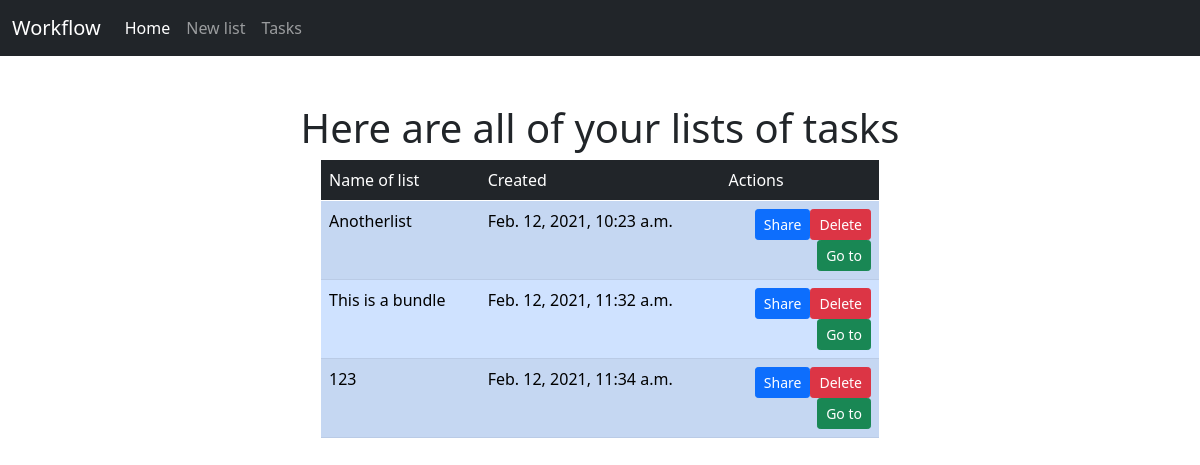
The app's page /, older data.
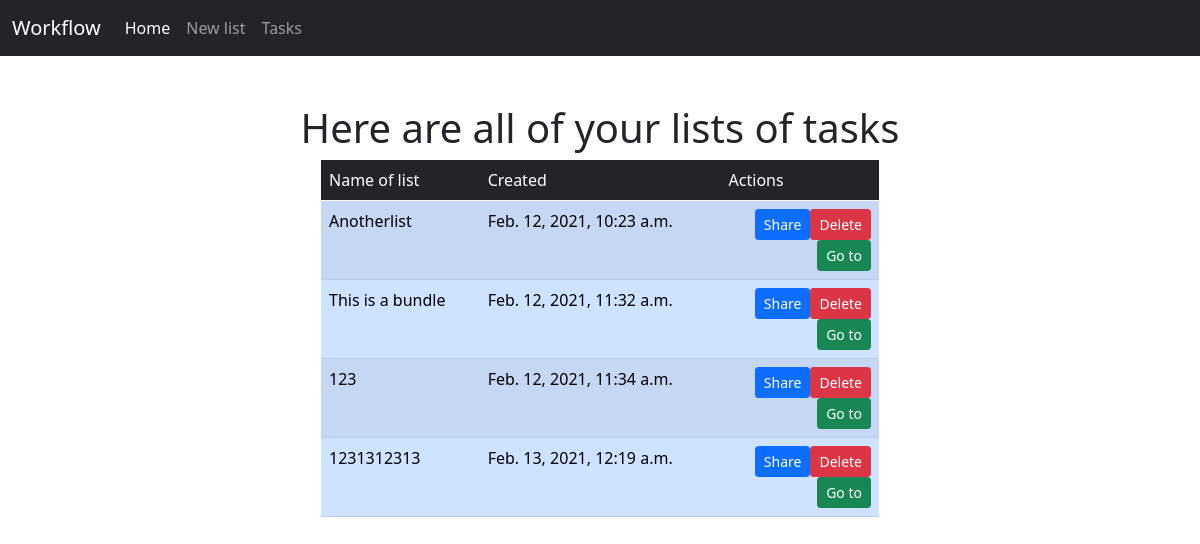
The same page, newer data.
### main_page/models.py (models this page shows, shortened)
class Bundle(models.Model):
    name = models.CharField(max_length=256, unique=True)
    created_date = models.DateTimeField('date of creation')

### main_page/views.py (the view)
# urls.py: path('', views.index, name='index'),
def index(request):
    context = {'all_bundles_list': Bundle.objects.all(), 'data_json': len(Bundle.objects.all())}
    data_from_site = request.POST
    if data_from_site:
        try:
            create_new_bundle_and_tasks(data_from_site.get('new_bundle_name'), data_from_site.getlist('list_of_tasks'))
        except IntegrityError:
            print("it didnt work")
            context['IntegrityError'] = 'Couldn\'t create bundle. Bundle with that name already exists '
    return render(request, 'main_page/index.html', context)

### templates/main_page/index.html (shortened to what this page needs)
{% load static %}
<!DOCTYPE html>
<html lang="en">
<head>
    <link href="https://cdn.jsdelivr.net/npm/bootstrap@5.0.0-beta1/dist/css/bootstrap.min.css" rel="stylesheet">
    <link href="{% static 'main_page/js/jquery-ui-1.12.1/jquery-ui.min.css' %}" rel="stylesheet">
    <link href="{% static 'main_page/js/jquery-ui-1.12.1/jquery-ui.structure.min.css' %}" rel="stylesheet">
    <link href="{% static 'main_page/js/jquery-ui-1.12.1/jquery-ui.theme.min.css' %}" rel="stylesheet">
    <link href="{% static 'main_page/css/modal_stylesheet.css'%}" rel="stylesheet">
</head>
<body>
    <nav class="navbar navbar-expand-lg navbar-dark bg-dark">
        <div class="container-fluid">
            <a class="navbar-brand">Workflow</a>
            <ul class="navbar-nav me-auto">
                <li class="nav-item">
                    <a class="nav-link active" aria-current="page" href="/">Home</a>
                </li>
                <li class="nav-item">
                    <a class="nav-link" aria-current="page" href="/anothersite">New list</a>
                </li>
                <li class="nav-item">
                    <a class="nav-link" aria-current="page" href="/listtasks">Tasks</a>
                </li>
            </ul>
        </div>
    </nav>
    <div class="container mt-5">
        <h1 class="display-6 text-center">Here are all of your lists of tasks</h1>
        <table class="table table-primary table-striped table-hover w-50 mx-auto">
            <thead>
                <tr class="table-dark">
                    <td class="table-dark">Name of list</td>
                    <td class="table-dark">Created</td>
                    <td class="table-dark">Actions</td>
                </tr>
            </thead>
            <tbody>
            {% if all_bundles_list %}
                {% for bundle in all_bundles_list %}
                    <tr>
                        <td>{{ bundle.name }}</td>
                        <td>{{ bundle.created_date }}</td>
                        <td>
                            <button class="btn btn-sm btn-danger float-end" type="button" id="delete_assurance{{ forloop.counter0 }}">Delete</button>
                            <button class="btn btn-sm btn-primary float-end" type="button">Share</button>
                            <form action="{% url 'main_page:show_tasks' %}" method="post">
                                <button name="bundle_choice" value="{{ bundle.name }}" class="btn btn-sm btn-success float-end" type="submit">Go to</button>
                            </form>
                        </td>
                    </tr>
                {% endfor %}
            {% else %}
                <tr>
                    <td><a href="/anothersite">No lists yet, create one and get to work!</a></td>
                    <td></td>
                    <td></td>
                </tr>
            {% endif %}
            </tbody>
        </table>
    </div>
</body>
</html>

Row changes from the older to the newer data that the page shows:
added Bundle: name "1231312313", created_date "Feb. 13, 2021, 12:19 a.m."
